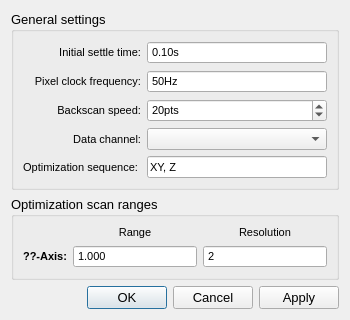
<?xml version="1.0" encoding="UTF-8"?>
<ui version="4.0">
 <class>optimizer_settings_dialog</class>
 <widget class="QDialog" name="optimizer_settings_dialog">
  <property name="geometry">
   <rect>
    <x>0</x>
    <y>0</y>
    <width>350</width>
    <height>303</height>
   </rect>
  </property>
  <property name="sizePolicy">
   <sizepolicy hsizetype="Preferred" vsizetype="Preferred">
    <horstretch>0</horstretch>
    <verstretch>0</verstretch>
   </sizepolicy>
  </property>
  <property name="windowTitle">
   <string>qudi: Optimizer settings</string>
  </property>
  <layout class="QGridLayout" name="gridLayout_2">
   <item row="0" column="0">
    <widget class="QGroupBox" name="general_groupBox">
     <property name="font">
      <font>
       <pointsize>10</pointsize>
      </font>
     </property>
     <property name="title">
      <string>General settings</string>
     </property>
     <layout class="QGridLayout" name="gridLayout">
      <item row="3" column="0">
       <widget class="QLabel" name="opt_channel_label">
        <property name="font">
         <font>
          <pointsize>8</pointsize>
         </font>
        </property>
        <property name="text">
         <string>Data channel:</string>
        </property>
        <property name="alignment">
         <set>Qt::AlignRight|Qt::AlignTrailing|Qt::AlignVCenter</set>
        </property>
       </widget>
      </item>
      <item row="0" column="1">
       <widget class="ScienDSpinBox" name="init_settle_time_scienDSpinBox">
        <property name="sizePolicy">
         <sizepolicy hsizetype="Expanding" vsizetype="Fixed">
          <horstretch>0</horstretch>
          <verstretch>0</verstretch>
         </sizepolicy>
        </property>
        <property name="font">
         <font>
          <pointsize>8</pointsize>
         </font>
        </property>
        <property name="toolTip">
         <string>Settle time to let the scanner reach the start point of the optimization scans</string>
        </property>
        <property name="buttonSymbols">
         <enum>QAbstractSpinBox::NoButtons</enum>
        </property>
        <property name="prefix">
         <string/>
        </property>
        <property name="suffix">
         <string>s</string>
        </property>
        <property name="maximum">
         <double>99999999999999999322094867436162797646170844194406400.000000000000000</double>
        </property>
        <property name="value">
         <double>0.100000000000000</double>
        </property>
       </widget>
      </item>
      <item row="1" column="0">
       <widget class="QLabel" name="count_freq_label">
        <property name="font">
         <font>
          <pointsize>8</pointsize>
         </font>
        </property>
        <property name="toolTip">
         <string>Frequency at which the scan pixels are acquired.</string>
        </property>
        <property name="text">
         <string>Pixel clock frequency:</string>
        </property>
        <property name="alignment">
         <set>Qt::AlignRight|Qt::AlignTrailing|Qt::AlignVCenter</set>
        </property>
       </widget>
      </item>
      <item row="0" column="0">
       <widget class="QLabel" name="hw_settle_label">
        <property name="font">
         <font>
          <pointsize>8</pointsize>
         </font>
        </property>
        <property name="toolTip">
         <string>Settle time to let the scanner reach the start point of the optimization scans</string>
        </property>
        <property name="text">
         <string>Initial settle time:</string>
        </property>
        <property name="alignment">
         <set>Qt::AlignRight|Qt::AlignTrailing|Qt::AlignVCenter</set>
        </property>
       </widget>
      </item>
      <item row="1" column="1">
       <widget class="ScienSpinBox" name="pixel_clock_frequency_scienSpinBox">
        <property name="sizePolicy">
         <sizepolicy hsizetype="Expanding" vsizetype="Fixed">
          <horstretch>0</horstretch>
          <verstretch>0</verstretch>
         </sizepolicy>
        </property>
        <property name="font">
         <font>
          <pointsize>8</pointsize>
         </font>
        </property>
        <property name="toolTip">
         <string>Frequency at which the scan pixels are acquired.</string>
        </property>
        <property name="buttonSymbols">
         <enum>QAbstractSpinBox::NoButtons</enum>
        </property>
        <property name="suffix">
         <string>Hz</string>
        </property>
        <property name="maximum">
         <number>999999999</number>
        </property>
        <property name="value">
         <number>50</number>
        </property>
       </widget>
      </item>
      <item row="2" column="0">
       <widget class="QLabel" name="return_slow_label">
        <property name="font">
         <font>
          <pointsize>8</pointsize>
         </font>
        </property>
        <property name="toolTip">
         <string>Resolution (number of steps) in the return scan that occurs between each line of the XY scan.</string>
        </property>
        <property name="text">
         <string>Backscan speed:</string>
        </property>
        <property name="alignment">
         <set>Qt::AlignRight|Qt::AlignTrailing|Qt::AlignVCenter</set>
        </property>
       </widget>
      </item>
      <item row="2" column="1">
       <widget class="QSpinBox" name="backscan_points_spinBox">
        <property name="sizePolicy">
         <sizepolicy hsizetype="Expanding" vsizetype="Fixed">
          <horstretch>0</horstretch>
          <verstretch>0</verstretch>
         </sizepolicy>
        </property>
        <property name="font">
         <font>
          <pointsize>8</pointsize>
         </font>
        </property>
        <property name="toolTip">
         <string>Resolution (number of steps) in the return scan that occurs between each line of the XY scan.</string>
        </property>
        <property name="suffix">
         <string>pts</string>
        </property>
        <property name="maximum">
         <number>999999999</number>
        </property>
        <property name="value">
         <number>20</number>
        </property>
       </widget>
      </item>
      <item row="3" column="1">
       <widget class="QComboBox" name="opt_channel_ComboBox">
        <property name="sizePolicy">
         <sizepolicy hsizetype="Expanding" vsizetype="Fixed">
          <horstretch>0</horstretch>
          <verstretch>0</verstretch>
         </sizepolicy>
        </property>
        <property name="font">
         <font>
          <pointsize>8</pointsize>
         </font>
        </property>
       </widget>
      </item>
      <item row="4" column="0">
       <widget class="QLabel" name="opt_sequence_label">
        <property name="font">
         <font>
          <pointsize>8</pointsize>
         </font>
        </property>
        <property name="text">
         <string>Optimization sequence: </string>
        </property>
        <property name="alignment">
         <set>Qt::AlignRight|Qt::AlignTrailing|Qt::AlignVCenter</set>
        </property>
       </widget>
      </item>
      <item row="4" column="1">
       <widget class="QLineEdit" name="optimization_sequence_lineEdit">
        <property name="font">
         <font>
          <pointsize>8</pointsize>
         </font>
        </property>
        <property name="text">
         <string>XY, Z</string>
        </property>
       </widget>
      </item>
     </layout>
    </widget>
   </item>
   <item row="1" column="0">
    <widget class="QGroupBox" name="scan_ranges_groupBox">
     <property name="sizePolicy">
      <sizepolicy hsizetype="Expanding" vsizetype="Fixed">
       <horstretch>0</horstretch>
       <verstretch>0</verstretch>
      </sizepolicy>
     </property>
     <property name="font">
      <font>
       <pointsize>10</pointsize>
      </font>
     </property>
     <property name="title">
      <string>Optimization scan ranges</string>
     </property>
     <layout class="QGridLayout" name="scan_ranges_gridLayout">
      <item row="1" column="2">
       <widget class="QSpinBox" name="axis_0_optimizer_resolution_spinBox">
        <property name="sizePolicy">
         <sizepolicy hsizetype="Expanding" vsizetype="Fixed">
          <horstretch>0</horstretch>
          <verstretch>0</verstretch>
         </sizepolicy>
        </property>
        <property name="minimumSize">
         <size>
          <width>70</width>
          <height>0</height>
         </size>
        </property>
        <property name="font">
         <font>
          <pointsize>8</pointsize>
         </font>
        </property>
        <property name="alignment">
         <set>Qt::AlignLeading|Qt::AlignLeft|Qt::AlignVCenter</set>
        </property>
        <property name="buttonSymbols">
         <enum>QAbstractSpinBox::NoButtons</enum>
        </property>
        <property name="minimum">
         <number>2</number>
        </property>
        <property name="maximum">
         <number>999999999</number>
        </property>
       </widget>
      </item>
      <item row="1" column="0">
       <widget class="QLabel" name="axis_0_label">
        <property name="font">
         <font>
          <pointsize>8</pointsize>
          <weight>75</weight>
          <bold>true</bold>
         </font>
        </property>
        <property name="text">
         <string>??-Axis:</string>
        </property>
        <property name="alignment">
         <set>Qt::AlignRight|Qt::AlignTrailing|Qt::AlignVCenter</set>
        </property>
       </widget>
      </item>
      <item row="1" column="1">
       <widget class="ScienDSpinBox" name="axis_0_optimizer_range_scienDSpinBox">
        <property name="sizePolicy">
         <sizepolicy hsizetype="Expanding" vsizetype="Fixed">
          <horstretch>0</horstretch>
          <verstretch>0</verstretch>
         </sizepolicy>
        </property>
        <property name="minimumSize">
         <size>
          <width>70</width>
          <height>0</height>
         </size>
        </property>
        <property name="font">
         <font>
          <pointsize>8</pointsize>
         </font>
        </property>
        <property name="toolTip">
         <string>&lt;html&gt;&lt;head/&gt;&lt;body&gt;&lt;p&gt;&lt;span style=&quot; font-size:10pt;&quot;&gt;Scan range of the optimizer in the xy area.&lt;/span&gt;&lt;/p&gt;&lt;/body&gt;&lt;/html&gt;</string>
        </property>
        <property name="buttonSymbols">
         <enum>QAbstractSpinBox::NoButtons</enum>
        </property>
        <property name="specialValueText">
         <string/>
        </property>
        <property name="suffix">
         <string/>
        </property>
        <property name="decimals">
         <number>3</number>
        </property>
        <property name="maximum">
         <double>100000000000000004384584304507619735463404765184.000000000000000</double>
        </property>
        <property name="singleStep">
         <double>0.000001000000000</double>
        </property>
        <property name="value">
         <double>1.000000000000000</double>
        </property>
       </widget>
      </item>
      <item row="0" column="1">
       <widget class="QLabel" name="label_2">
        <property name="sizePolicy">
         <sizepolicy hsizetype="Expanding" vsizetype="Preferred">
          <horstretch>0</horstretch>
          <verstretch>0</verstretch>
         </sizepolicy>
        </property>
        <property name="font">
         <font>
          <pointsize>8</pointsize>
         </font>
        </property>
        <property name="text">
         <string>Range</string>
        </property>
        <property name="alignment">
         <set>Qt::AlignCenter</set>
        </property>
       </widget>
      </item>
      <item row="0" column="2">
       <widget class="QLabel" name="label_3">
        <property name="sizePolicy">
         <sizepolicy hsizetype="Expanding" vsizetype="Preferred">
          <horstretch>0</horstretch>
          <verstretch>0</verstretch>
         </sizepolicy>
        </property>
        <property name="font">
         <font>
          <pointsize>8</pointsize>
         </font>
        </property>
        <property name="text">
         <string>Resolution</string>
        </property>
        <property name="alignment">
         <set>Qt::AlignCenter</set>
        </property>
       </widget>
      </item>
     </layout>
    </widget>
   </item>
   <item row="2" column="0">
    <widget class="QDialogButtonBox" name="buttonBox">
     <property name="font">
      <font>
       <pointsize>10</pointsize>
      </font>
     </property>
     <property name="locale">
      <locale language="English" country="UnitedStates"/>
     </property>
     <property name="orientation">
      <enum>Qt::Horizontal</enum>
     </property>
     <property name="standardButtons">
      <set>QDialogButtonBox::Apply|QDialogButtonBox::Cancel|QDialogButtonBox::Ok</set>
     </property>
     <property name="centerButtons">
      <bool>false</bool>
     </property>
    </widget>
   </item>
  </layout>
 </widget>
 <customwidgets>
  <customwidget>
   <class>ScienDSpinBox</class>
   <extends>QDoubleSpinBox</extends>
   <header>qtwidgets.scientific_spinbox.h</header>
  </customwidget>
  <customwidget>
   <class>ScienSpinBox</class>
   <extends>QSpinBox</extends>
   <header>qtwidgets.scientific_spinbox.h</header>
  </customwidget>
 </customwidgets>
 <tabstops>
  <tabstop>buttonBox</tabstop>
 </tabstops>
 <resources/>
 <connections>
  <connection>
   <sender>buttonBox</sender>
   <signal>accepted()</signal>
   <receiver>optimizer_settings_dialog</receiver>
   <slot>accept()</slot>
   <hints>
    <hint type="sourcelabel">
     <x>257</x>
     <y>224</y>
    </hint>
    <hint type="destinationlabel">
     <x>157</x>
     <y>274</y>
    </hint>
   </hints>
  </connection>
  <connection>
   <sender>buttonBox</sender>
   <signal>rejected()</signal>
   <receiver>optimizer_settings_dialog</receiver>
   <slot>reject()</slot>
   <hints>
    <hint type="sourcelabel">
     <x>325</x>
     <y>224</y>
    </hint>
    <hint type="destinationlabel">
     <x>286</x>
     <y>274</y>
    </hint>
   </hints>
  </connection>
 </connections>
</ui>
